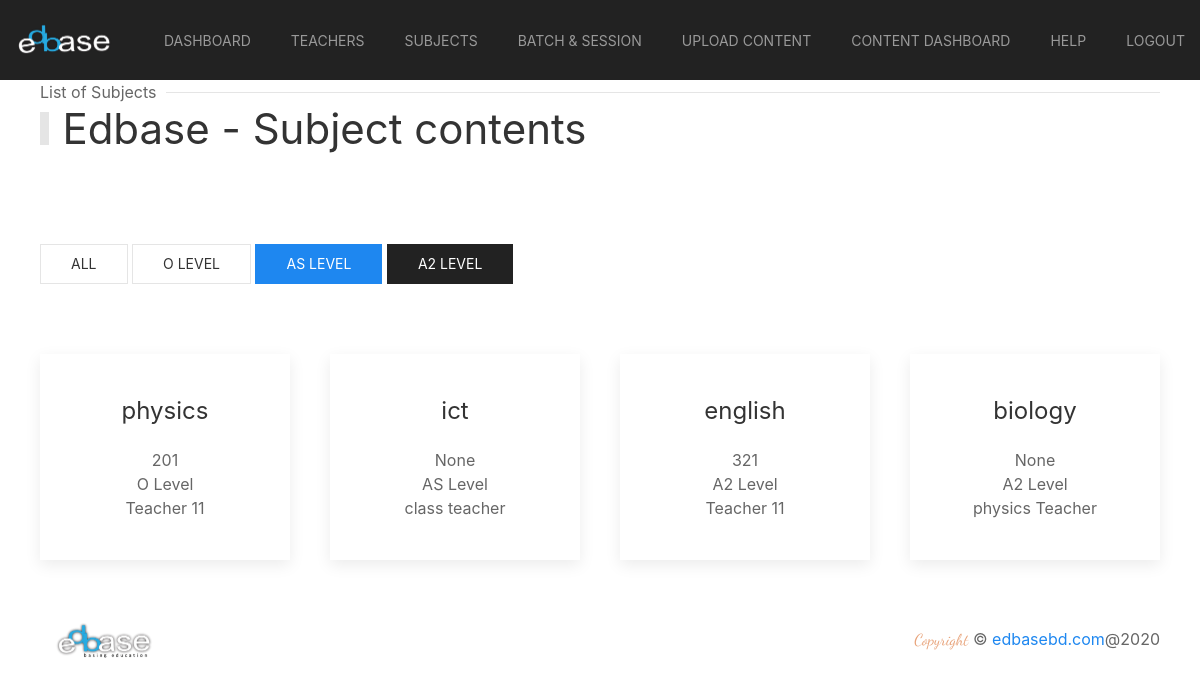
Page /contentdashboard/ on the earlier database version.
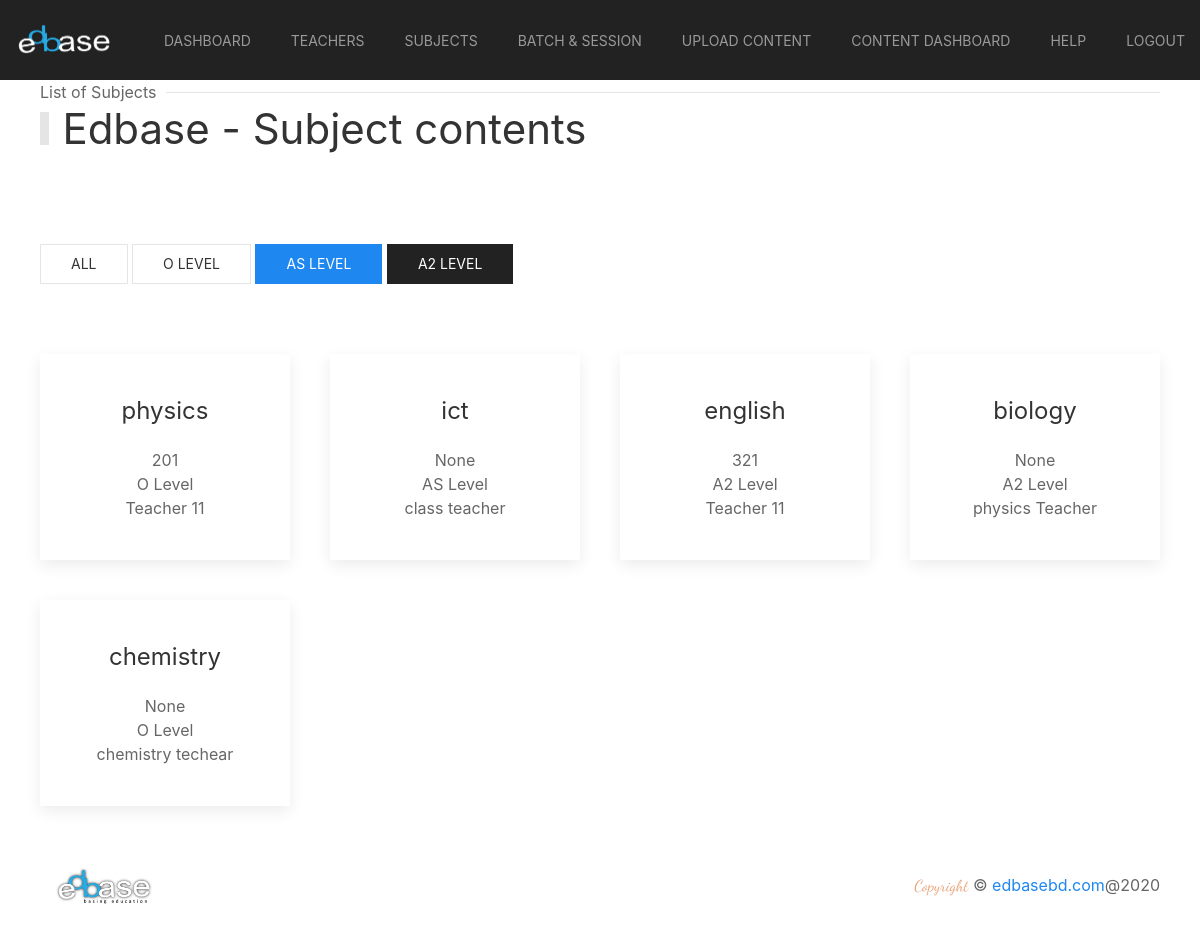
Same page on the later database version.
### applicant/models.py (models this page shows, shortened)
class Subject(models.Model):
    title = models.CharField(max_length=128, null=True, blank=True)
    status = models.BooleanField(default=True, null=True, blank=True)
    assigned = models.BooleanField(default=False, null=True, blank=True)
    assigned_teacher = models.ForeignKey(Teacher, on_delete=models.CASCADE)
    level = models.CharField(max_length=128, null=True, blank=True)
    code = models.CharField(max_length=128, null=True, blank=True)
    created_at = models.DateTimeField(auto_now_add=True, null=True, blank=True)

class Teacher(models.Model):
    user = models.OneToOneField(User, on_delete=models.CASCADE)
    name = models.CharField(max_length=128, null=True, blank=True)
    status = models.BooleanField(default=True, null=True, blank=True)
    level = models.CharField(max_length=128, null=True, blank=True)
    created_at = models.DateTimeField(auto_now_add=True, null=True, blank=True)
    def __str__(self):
        return self.name

### applicant/views.py (the view)
# urls.py: path('contentdashboard/', views.contentDeashboard, name='contentdashboard'),
def contentDeashboard(request):
    subjects = Subject.objects.all()
    return render(request, 'contentDashboard.html', {'data': subjects})

### applicant/templates/contentDashboard.html (shortened to what this page needs)
{% extends 'base.html' %}
{% load static %}
{% block content %}
    <section class="main-section">
        {% include 'nav_admin.html' %}
    </section>
    <section id="student-application">
        <div class="uk-container">
            <div class="head">
                <h1 class="uk-heading-bullet">Edbase - Subject contents</h1>
                <p class="uk-heading-line"><span>List of Subjects</span></p>
            </div>
            <p class="uk-margin-large">
                <button class="uk-button uk-button-default"  data-filter="all">ALL </button>
                <button class="uk-button uk-button-default"  data-filter=".O">O Level </button>
                <button class="uk-button uk-button-primary" data-filter=".AS">AS Level</button>
                <button class="uk-button uk-button-secondary" data-filter=".A2">A2 Level</button>
            </p>
            <div class="uk-child-width-1-4@s uk-grid-match uk-margin-large mix-content" uk-grid>
                {% for subject in data %}
                <a href="{% url 'contentlist' subject.id %}" class="mix {{ subject.level }}">
                    <div>
                        <div class="uk-card uk-card-default uk-card-hover uk-card-body uk-text-center">
                            <h3 class="uk-card-title">{{ subject.title }}</h3>
                            <p>{{ subject.code }}</p>
                            <p>{{ subject.level }} Level</p>
                            <p>{{ subject.assigned_teacher }}</p>
                        </div>
                    </div>
                </a>
                {% endfor %}
            </div>
        </div>
    </section>
    <section id="footer">
        <div class="uk-padding">
            <div class="uk-flex uk-flex-wrap uk-flex-wrap-around uk-flex-between uk-flex-middle">
                <a class="uk-navbar-item uk-logo logo-size" href="/"><img src="/static/img/edbase.png" alt="zeros"></a>
                <p class="uk-text-center"> <span class="zeros-sub-head copy">Copyright</span>  © <a href="/">edbasebd.com</a>@2020</p>
            </div>
        </div>
    </section>
{% endblock %}

Differences in the rows shown:
added Subject: title "chemistry", code "None", level "O", assigned_teacher "chemistry techear"
